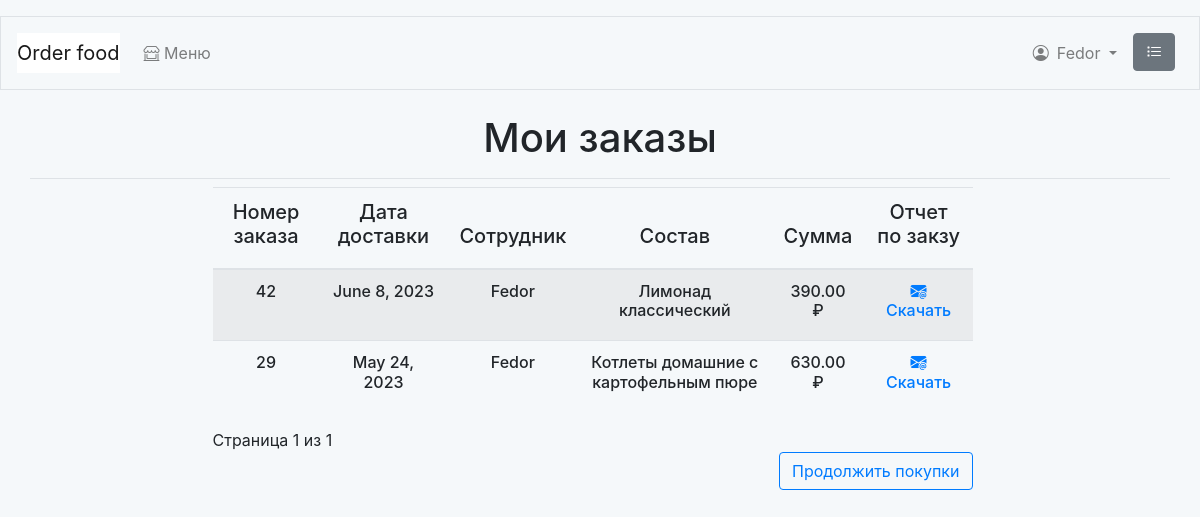
Page /orders/history/ (signed in) on the committed database.
### orders/models.py (models this page shows, shortened)
class Order(models.Model):
    name = models.ForeignKey(User,
                             related_name='name_employee',
                             on_delete=models.CASCADE)
    date = models.DateField()
    created = models.DateTimeField(auto_now_add=True)
    updated = models.DateTimeField(auto_now=True)
    paid = models.BooleanField(default=False)
    class Meta:
        ordering = ['-created']
        indexes = [
            models.Index(fields=['created']),
        ]

### food_order/models.py (models this page shows, shortened)
class Dish(models.Model):
    category = models.ForeignKey(Category,
                                 related_name='dishes',
                                 on_delete=models.CASCADE,
                                 default=None)
    name = models.CharField(max_length=50)
    slug = models.SlugField(max_length=50,
                            unique=True)
    image = models.ImageField(upload_to='dishes/%Y/%m/%d',
                              blank=True)
    description = models.TextField(blank=True)
    composition = models.CharField(max_length=250)
    price = models.DecimalField(max_digits=10,
                                decimal_places=2)
    available = models.BooleanField(default=True)
    created = models.DateTimeField(auto_now_add=True)
    updated = models.DateTimeField(auto_now=True)
    class Meta:
        ordering = ['name']
        indexes = [
            models.Index(fields=['id', 'slug']),
            models.Index(fields=['name']),
            models.Index(fields=['-created']),
        ]

### orders/views.py (the view)
@login_required
def get_orders_history(request):
    client = list(User.objects.filter(id=request.user.id).values())
    orders_list = [order for order in list(Order.objects.all().values())
                   if order['name_id'] == client[0]['id']]
    orders_id = [id['id'] for id in orders_list]
    orders_item_sum = {}
    orders_item_dishes = {}
    for i in orders_id:
        orders_item_sum[i] = 0
        orders_item_dishes[i] = ''
    for item in list(OrderItem.objects.all().values()):
        for i in list(orders_item_sum.keys()):
            if item['order_id'] == i:
                orders_item_sum[i] += item['price'] * item['quantity']
                orders_item_dishes[i] = list(Dish.objects.filter(
                                        id=item['dish_id']))
    for order in orders_list:
        print(order)
        if int(order['id']) in list(orders_item_sum.keys()):
            order['price'] = orders_item_sum[int(order['id'])]
            for i in orders_item_dishes[int(order['id'])]:
                order['dishes'] = i.name
    paginator = Paginator(orders_list, 10)
    page_number = request.GET.get('page', 1)
    try:
        orders = paginator.page(page_number)
    except PageNotAnInteger:
        orders = paginator.page(1)
    except EmptyPage:
        orders = paginator.page(paginator.num_pages)
    return render(request,
                  'orders/order/history.html',
                  {'orders': orders})

### cart/cart.py (called while the page is built)
    def __len__(self):
        return sum(item['quantity'] for item in self.cart.values())

### cart/context_processors.py (called while the page is built)
def cart(request):
    return {'cart': Cart(request)}

### orders/templates/orders/order/history.html (shortened to what this page needs)
{% extends "food_order/base.html" %}
{% load static %}
{% block page_header %}
  <div class="text-center"><h1>Мои заказы</h1></div>
{% endblock %}
{% block content %}
  {% if orders %}
  <div class="row mr-auto">
    <div class="col-md-1 col-lg-2"></div>
    <div class=" col-12 col-sm-12 col-md-10 col-lg-8">
      <table class="table table-striped shoplist">
        <thead class="shopunit" >
          <tr>
            <th class="primary">
              <h5 class="text-center">Номер заказа</h5>
            </th>
            <th class="primary">
              <h5 class="text-center">Дата доставки</h5>
            </th>
            <th class="primary">
              <h5 class="text-center">Сотрудник</h5>
            </th>
            <th class="primary">
              <h5 class="text-center">Состав</h5>
            </th>
            <th class="primary">
              <h5 class="text-center">Сумма</h5>
            </th>
            <th class="primary">
              <h5 class="text-center">Отчет по закзу</h5>
            </th>
          </tr>
        </thead>
        <tbody>
          {% for order in orders %}
            <tr>
              <td>
                <h6 class="text-center">{{ order.id }}</h6>
              </td>
              <td>
                <h6 class="text-center">{{ order.date }}</h6>
              </td>
              <td>
                <h6 class="text-center">{{ user.username }}</h6>
              </td>
              <td>
                <h6 class="text-center">{{ order.dishes }}</h6>
              </td>
              <td>
                <h6 class="text-center">{{ order.price }} ₽</h6>
              </td>
              <td>
                <a href="{% url 'orders:order_pdf' order.id %}"><h6 class="text-center"><i class="bi bi-envelope-at-fill"></i> Скачать</h6></a>
              </td>
            </tr>
          {% endfor %}
        </tbody>
      </table>
      {% include "pagination.html" with page=orders %}
      <p class="text-right">
        <a  href="{% url 'food_order:dish_list' %}" class="btn btn-outline-primary">Продолжить покупки</a>
      </p>
    </div>
    <div class="col-md-1 col-lg-2"></div>
  </div>
  {% else %}
  <h4 class="mt-3 mb-3 text-center">
    Заказов еще не было
  </h4>
  {% endif %}
{% endblock %}

### food_order/templates/food_order/base.html (shortened to what this page needs)
<!doctype html>
<html lang="en">
  <head>
    <link rel="stylesheet" href="https://cdn.jsdelivr.net/npm/bootstrap@4.0.0/dist/css/bootstrap.min.css">
    <link rel="stylesheet" href="https://cdn.jsdelivr.net/npm/bootstrap-icons@1.10.5/font/bootstrap-icons.css">
    <link rel="stylesheet" href="/static/css/base.css">
  </head>
  <body>
      <nav class="navbar navbar-expand-md navbar-light mb-4 border">
        {% if user.is_authenticated %}
          <a class="navbar-brand" href="{% url 'food_order:dish_list'%}">
              Order food</a>
        {% else %}
          <a class="navbar-brand" href="{% url 'food_order:index'%}">
              Order food</a>
        {% endif %}
        <div class="collapse navbar-collapse ml-auto" id="navbarCollapse">
          <ul class="navbar-nav mr-auto">
            <li class="nav-item my-2">
              <a class="nav-link" href="{% url 'food_order:dish_list' %}">
                <i class="bi bi-shop-window"></i> Меню</a>
            </li>
          </ul>
          <ul class="navbar-nav ml-auto">
            {% if user.is_authenticated %}
              <li class="nav-item dropdown my-2">
                <a class="nav-link dropdown-toggle" href="#" role="button" data-toggle="dropdown" aria-haspopup="true" aria-expanded="false">
                  <i class="bi bi-person-circle mr-2 mt-2"></i>{{ user.username }}
                </a>
              </li>
            {% endif %}
            <li class="nav-item d-none d-md-block ml-auto">
              <a class="nav-link" href="{% url 'orders:orders_history' %}">
                <i class="bi bi-list-task btn btn-secondary mr-sm-2 mr-md-0 mt-md-0" href="{% url 'orders:orders_history' %}"></i>
              </a>
            </li>
          </ul>
        </div>
      </nav>
        <div class="container pb-2 mb-2 border-bottom">
            {% block page_header %}{% endblock page_header %}
        </div>
        <div class="container-fluid  mb-2 noborder" >
            {% block content %}{% endblock content %}
        </div>
  </body>
</html>

### food_order/static/css/base.css (style rules this page uses)
body { padding-top: 1em; background-color: #F5F8FA; }
.navbar-brand { background-color: #ffffff; }

### rows in the picture
Order: id "42", date "June 8, 2023", dishes "Лимонад классический", price "390.00"
Order: id "29", date "May 24, 2023", dishes "Котлеты домашние с картофельным пюре", price "630.00"

### other values in the picture
{{ user.username }} "Fedor"
{{ page.number }} "1"
{{ page.paginator.num_pages }} "1"
